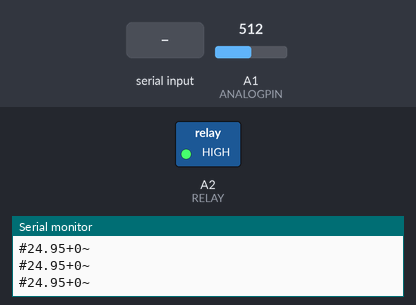
Recording of a sketch running on a simulated Arduino Uno, built with avr-gcc and run on an emulated ATmega328P. Parts: switched loads named in the sketch (green lamp = pin HIGH), the last lines printed to the serial monitor. Inputs (shaded band) come from the test bench; at power-on: A1 (ANALOGPIN) = 512.

Above: at 1.3 s.
1.4 s: "N" received over the second serial link
At 2.2 s:
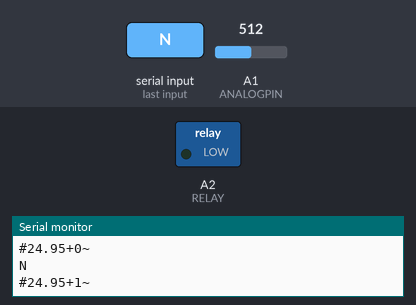
3.0 s: "F" received over the second serial link
At 3.5 s:
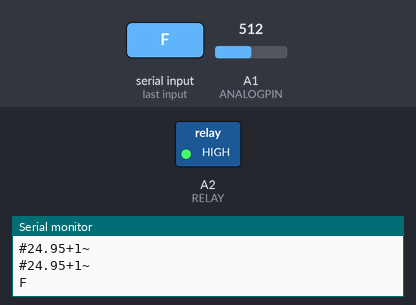
Timing chart, 0 to 6.0 s (numbered marks = the images above; inputs shaded):
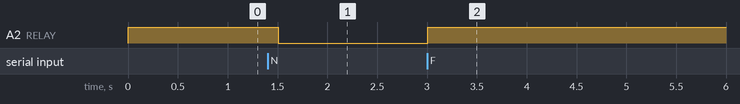

The sketch:

Code.ino
```cpp
#include <SoftwareSerial.h>
SoftwareSerial hc06(0, 1);
#define ABSZERO 273.15
#define MAXANALOGREAD 1023.0
#define ANALOGPIN A1
#define RELAY A2

float temperature_NTC(float T0, float R0, float T1, float R1, float RV, float VA_VB)
{
  T0 += ABSZERO;
  T1 += ABSZERO;
  float B = (T0 * T1) / (T1 - T0) * log(R0 / R1);
  float RN = RV * VA_VB / (1 - VA_VB);
  return T0 * B / (B + T0 * log(RN / R0)) - ABSZERO;
}

float T0 = 25.0;
float R0 = 10000.0;
float T1 = 100.0;
float R1 = 1000.0;
float Vorwiderstand = 10000.0;

int aValue;
float temp;
int temperature = 0;
bool control = true;
String cmd;
int status;

void setup()
{
  hc06.begin(9600);
  Serial.begin(9600);
  status = 0;
  pinMode(RELAY, OUTPUT);
  digitalWrite(RELAY, HIGH);
}

void loop()
{
  aValue = analogRead(ANALOGPIN);
  temp = temperature_NTC(T0, R0, T1, R1, Vorwiderstand, aValue / MAXANALOGREAD);
  cmd = "";
  Serial.print('#');
  Serial.print(temp);
  Serial.print('+');
  Serial.print(status);
  Serial.println('~');
  while (hc06.available() > 0)
  {
    cmd += (char)hc06.read();
  }
  if (cmd != "")
  {
    Serial.println(cmd);
    if (cmd == "N")
    {
      control = false;
      status = 1;
      temperature = 0;
      digitalWrite(RELAY, LOW);
    }
    else if (cmd == "F")
    {
      control = false;
      status = 0;
      temperature = 0;
      digitalWrite(RELAY, HIGH);
    }
    else if (cmd.toInt() > 1)
    {
      temperature = cmd.toInt();
      control = true;
    }
  }
  if (temperature > 0 && control)
  {
    if ((temp - 0.5) >= temperature)
    {
      digitalWrite(RELAY, LOW);
    }
    else if ((temp - 0.5) <= (temperature - 1))
    {
      digitalWrite(RELAY, HIGH);
    }
  }
  delay(500);
}
```

Measured:
- after the input at 1.4 s, A2 (RELAY): HIGH → LOW after 0.11 s
- after the input at 3.0 s, A2 (RELAY): LOW → HIGH at once
